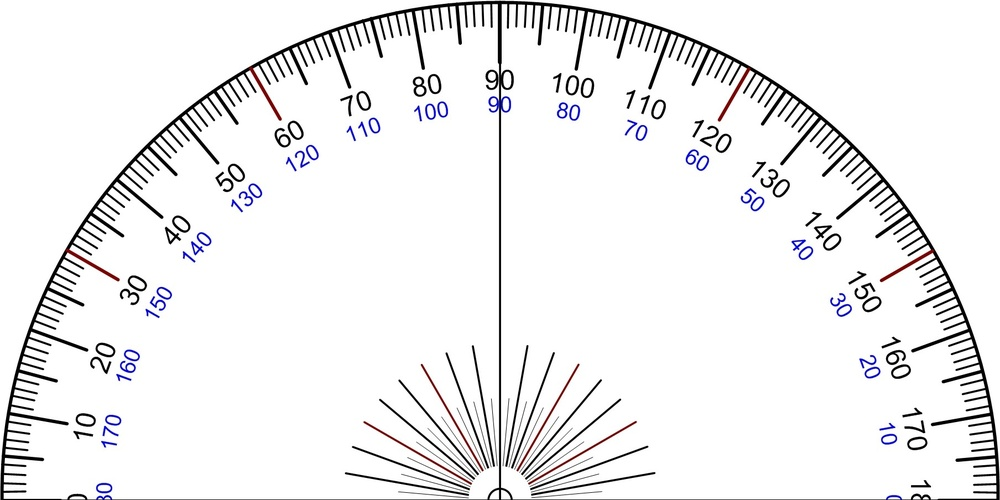
#> input picture Protractor_Rapporteur_Degree_V1.jpg, 1000 x 500 px, shrunk from 1808 x 904 before the run
$ jupyter execute topview_full.ipynb
#> lines starting #> are read from the running program, lines starting #| are printed output that depends on the picture; long printed decimals are rounded
# Full Top View

[cell 1]
import cv2
import numpy as np
import random
import math
from IPython.display import clear_output
# Generate a random x and y position

นำเข้ารูปและสุ่มตำแหน่ง

[cell 2]
# img = np.ones((640, 640, 3), np.uint8) * 255
img = cv2.imread('Protractor_Rapporteur_Degree_V1.jpg',cv2.IMREAD_UNCHANGED)
#> img is the input picture: shape (500, 1000, 3); mean B, G, R 240, 239.3, 239.6
ymax,xmax = img.shape[:2]
#> ymax = 500; xmax = 1000

x = random.randint(0, xmax)
#> x = 864
y = random.randint(0, ymax)
#> y = 197
#zero point
xzero = int(xmax/2)
#> xzero = 500
yzero = int(ymax)
#> yzero = 500
print(x,y)
#| 864 197
print(xmax,ymax)
#| 1000 500

[cell 3]
#midle redline
cv2.line(img, (xzero, 0), (xzero,yzero ), (0, 0, 255), 2,lineType=cv2.LINE_AA)
clear_output()

วาดจุดตามตำแหน่งที่สุ่มได้

[cell 4]
# Draw a black dot at the random position

cv2.circle(img, (x, y), 4, (0, 0, 255), -1)
#> img: shape (500, 1000, 3); mean B, G, R 239.6, 238.9, 240.1

### คำนวณมุม

[cell 5]
# Calculate the angle between the dot and the zero point
xcal = x
#> xcal = 864
ycal = y
#> ycal = 197
dx = xmax/2 - xcal
#> dx = -364
dy = ymax - ycal
#> dy = 303
angle = math.atan2(dy,dx)
#> angle = 2.45
# angle = math.atan2(y, x)
    # print(angle)
angle_degrees = angle * 180/math.pi
#> angle_degrees = 140.2
print(angle_degrees)
#| 140.225

## Plot show

[cell 6]
# Display the image
# cv2.imshow("Image", img)

# Display the angle in the image
angle_text = f"Angle: {angle_degrees:.2f} degree"
#> angle_text = 'Angle: 140.23 degree'
cv2.putText(img, angle_text, (5, 20), cv2.FONT_HERSHEY_SIMPLEX, 0.8, (0, 0, 255), 2)
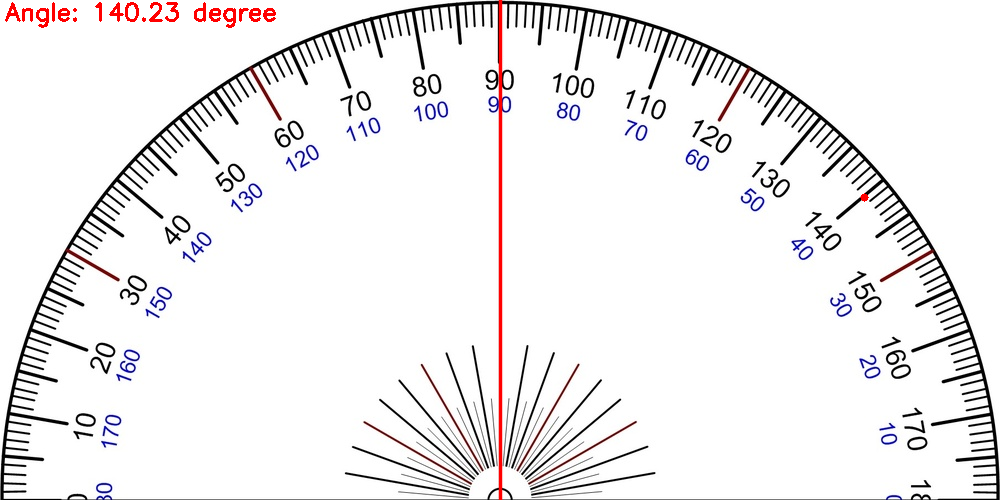
#> img: shape (500, 1000, 3); mean B, G, R 238.7, 238, 240.1
cv2.imshow("Image with angle", img)

# Wait for the user to press a key
cv2.waitKey(0)

# Destroy all windows
cv2.destroyAllWindows()


$ run again, with protractor.png saved as Protractor_Rapporteur_Degree_V1.jpg
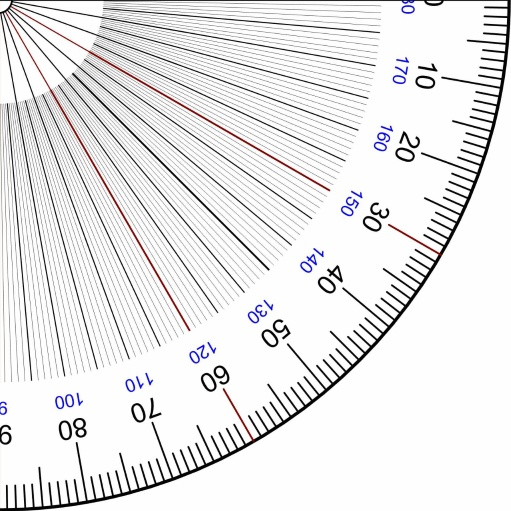
#> input picture protractor.png, 511 x 511 px
#> img is the input picture: shape (511, 511, 3); mean B, G, R 232, 231.4, 232
#| 394 430
#| 511 511
#| 149.679
#> `cv2.putText(img, angle_text, (5, 20), cv2.FONT_HERSHEY_SIMPLEX, 0.8, (..`:
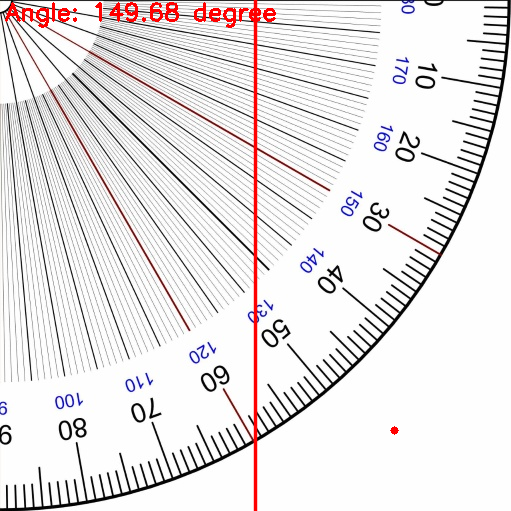
#> img: shape (511, 511, 3); mean B, G, R 228.8, 228.3, 232.4

$ run again, with protractor1.png saved as Protractor_Rapporteur_Degree_V1.jpg
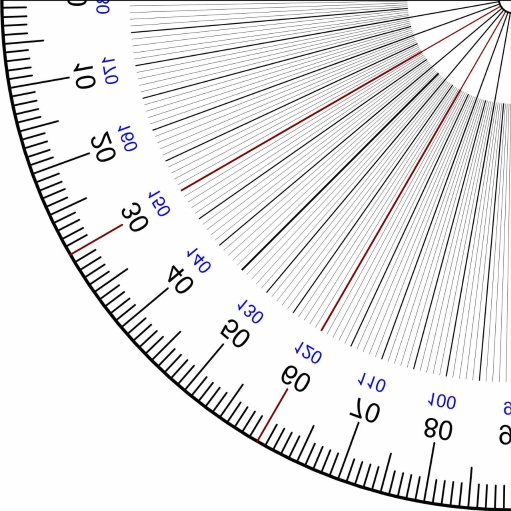
#> input picture protractor1.png, 511 x 511 px
#> img is the input picture: shape (511, 511, 3); mean B, G, R 232, 231.4, 232
#| 394 430
#| 511 511
#| 149.679
#> `cv2.putText(img, angle_text, (5, 20), cv2.FONT_HERSHEY_SIMPLEX, 0.8, (..`:
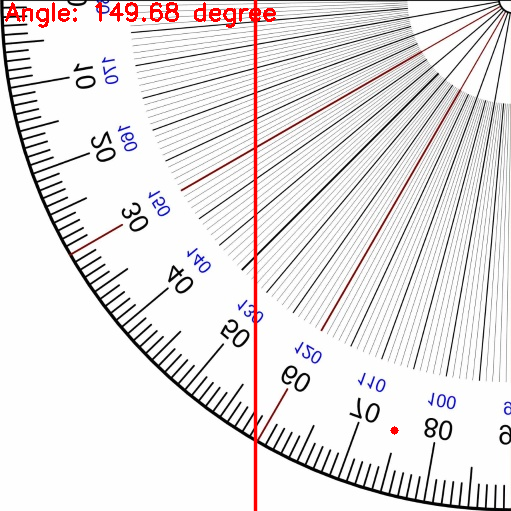
#> img: shape (511, 511, 3); mean B, G, R 228.6, 228.1, 232.3
